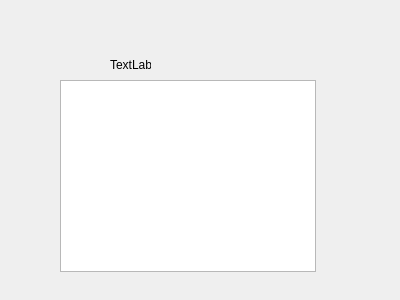
<?xml version="1.0" encoding="UTF-8"?>
<ui version="4.0">
 <class>Form</class>
 <widget class="QWidget" name="Form">
  <property name="geometry">
   <rect>
    <x>0</x>
    <y>0</y>
    <width>400</width>
    <height>300</height>
   </rect>
  </property>
  <property name="windowTitle">
   <string>Form</string>
  </property>
  <widget class="QTextBrowser" name="textBrowser">
   <property name="geometry">
    <rect>
     <x>60</x>
     <y>80</y>
     <width>256</width>
     <height>192</height>
    </rect>
   </property>
   <property name="font">
    <font>
     <pointsize>16</pointsize>
     <weight>75</weight>
     <bold>true</bold>
    </font>
   </property>
  </widget>
  <widget class="QLabel" name="label">
   <property name="geometry">
    <rect>
     <x>110</x>
     <y>60</y>
     <width>41</width>
     <height>9</height>
    </rect>
   </property>
   <property name="text">
    <string>TextLabel</string>
   </property>
  </widget>
 </widget>
 <resources/>
 <connections/>
</ui>
